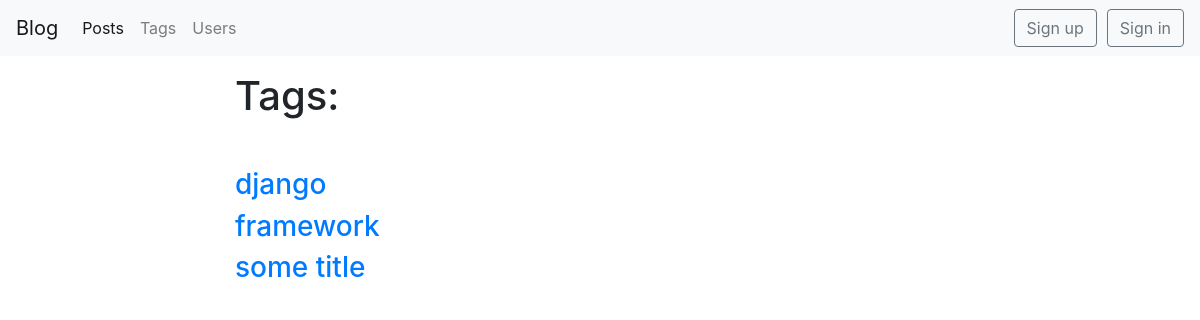
The page /blog/tags/ on the database as committed earlier.
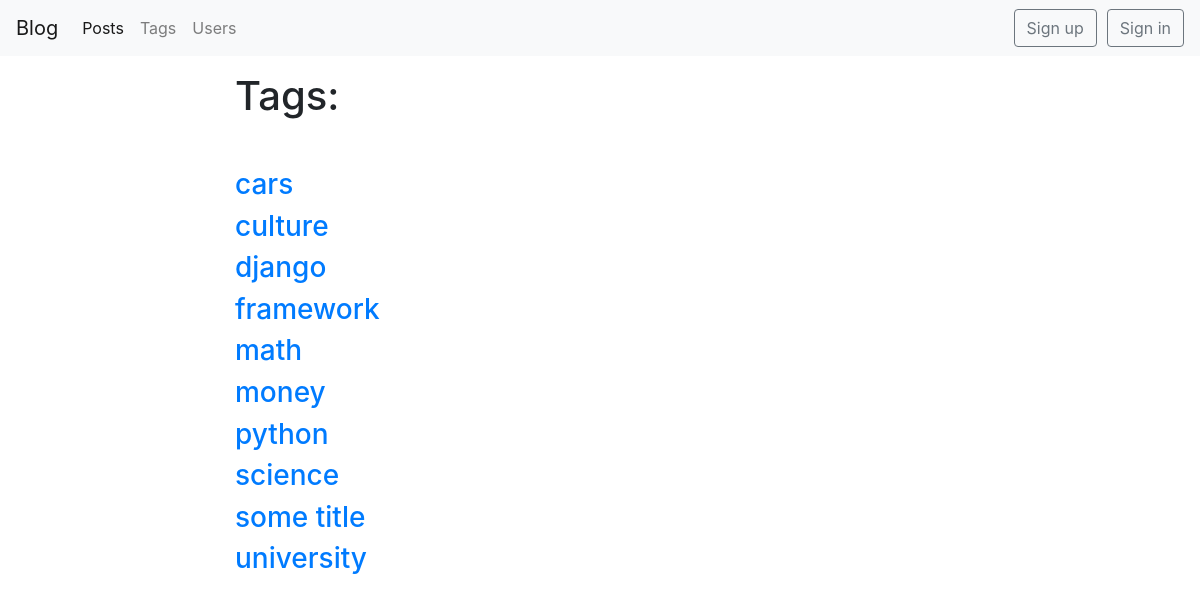
The same page on the database as committed later.
### blog/models.py (models this page shows, shortened)
class Tag(models.Model):
    title = models.CharField(max_length=50)
    slug = models.SlugField(max_length=50, unique=True)
    def get_absolute_url(self):
        return reverse('tag_detail_url', kwargs={'slug': self.slug})
    class Meta:
        ordering = ['title']

### blog/views.py (the view)
# urls.py: path('tags/', tags_list, name='tags_list_url'),
def tags_list(request):
    tags = Tag.objects.all()
    return render(request, 'blog/tags_list.html', context={'tags': tags})

### blog/templates/blog/tags_list.html
{% extends 'blog/base_blog.html' %}
{% block content %}
    <h1 class="mb-5">Tags:</h1>
    {% for tag in tags %}
        <h3><a href="{{ tag.get_absolute_url }}"> {{ tag.title }}</a></h3>
    {% endfor %}
{% endblock %}

Rows that differ between the two databases and show on the page:
added Tag: title "cars"
added Tag: title "culture"
added Tag: title "math"
added Tag: title "money"
added Tag: title "python"
added Tag: title "science"
added Tag: title "university"
